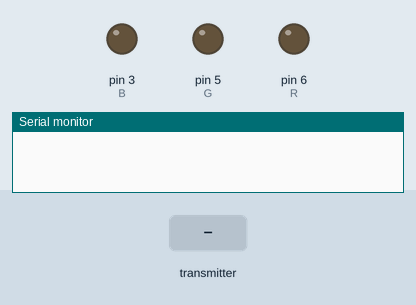
The sketch below on a simulated Arduino Uno, built with avr-gcc and run on an emulated ATmega328P. Parts: output pins drawn as LEDs (lit = HIGH), the last lines printed to the serial monitor. The test bench sets the inputs (shaded band). No radio packets arrive unless stated.

Above: at 1.2 s.
1.3 s: the transmitter starts sending buf.0 = 0
At 2.6 s:
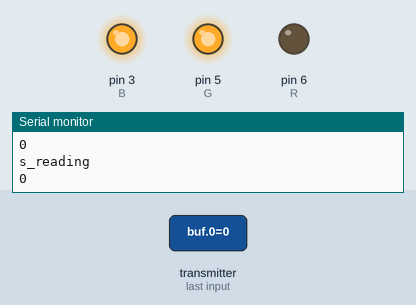
Timing chart, 0 to 4.3 s (numbered marks = the images above; inputs shaded):
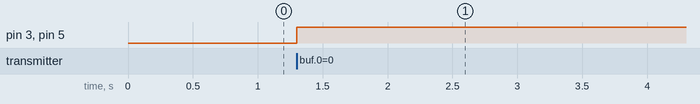

Measured:
- after the input at 1.3 s, pin 3 (B), pin 5 (G): LOW → HIGH at once

The sketch:

LCD_receiver.ino
```cpp
#include <RH_ASK.h>
#include <SPI.h> // Not actualy used but needed to compil
#define SENSOR_COUNT 4
#define COMMON_ANODE
int R = 6;
int G = 5;
int B = 3;

int SENSOR_0 = 2;
int SENSOR_1 = 4;
int SENSOR_2 = 7;
int SENSOR_3 = 8;

RH_ASK driver;
int readings[SENSOR_COUNT] = {220, 220, 220, 220};
int currentPtr = 0;

void setup()
{
    Serial.begin(9600); // Debugging only
    setPinMode();
    if (!driver.init())
        Serial.println("init failed");
}

void loop()
{
    uint8_t buf[4];
    uint8_t buflen = sizeof(buf);
    if (driver.recv(buf, &buflen)) // Non-blocking
    {
        int i;
        // Message with a good checksum received, dump it.
        // Serial.print("Message: ");
        int reading = atoi(buf);
        int s_reading = reading % 1000;
        int s_number = reading / 1000;
        Serial.println("s_number");
        Serial.println(s_number);
        Serial.println("s_reading");
        Serial.println(s_reading);

        if (s_reading < 25) {
            //red
            setColor(255, 0, 0);
        }
        else if (s_reading < 35) {
            //dark orange
            setColor(235, 255,0);
        }
        else if (s_reading < 60) {
            //yellow
            setColor(175, 252, 0);
        }
        else {
            setColor(0, 255, 0);
        }
        reading_to_led(s_number);
    }
}

void setPinMode()
{
    pinMode(R, OUTPUT);
    pinMode(G, OUTPUT);
    pinMode(B, OUTPUT);
    pinMode(SENSOR_0, OUTPUT);
    pinMode(SENSOR_1, OUTPUT);
    pinMode(SENSOR_2, OUTPUT);
    pinMode(SENSOR_3, OUTPUT);
}

void reading_to_led(int s_number)
{
    digitalWrite(2, LOW);
    digitalWrite(4, LOW);
    digitalWrite(7, LOW);
    digitalWrite(8, LOW);

    if (s_number == 1)
    {
        // Serial.println("===>sensor_0");
        digitalWrite(SENSOR_0, HIGH);
        // delay(40);
    }
    else if (s_number == 2)
    {
        // Serial.println("===>sensor_1");
        digitalWrite(SENSOR_1, HIGH);
        // delay(40);
    }
    else if (s_number == 3)
    {
        // Serial.println("==>sensor_2");
        digitalWrite(SENSOR_2, HIGH);
        // delay(40);
    }
    else if (s_number == 4)
    {
        // Serial.println("===>sensor_3");
        digitalWrite(SENSOR_3, HIGH);
        // delay(40);
    }
}

void setColor(int r, int g, int b)
{
#ifdef COMMON_ANODE
    r = 255 - r;
    g = 255 - g;
    b = 255 - b;
#endif
    analogWrite(R, r);
    analogWrite(G, g);
    analogWrite(B, b);
}
```
